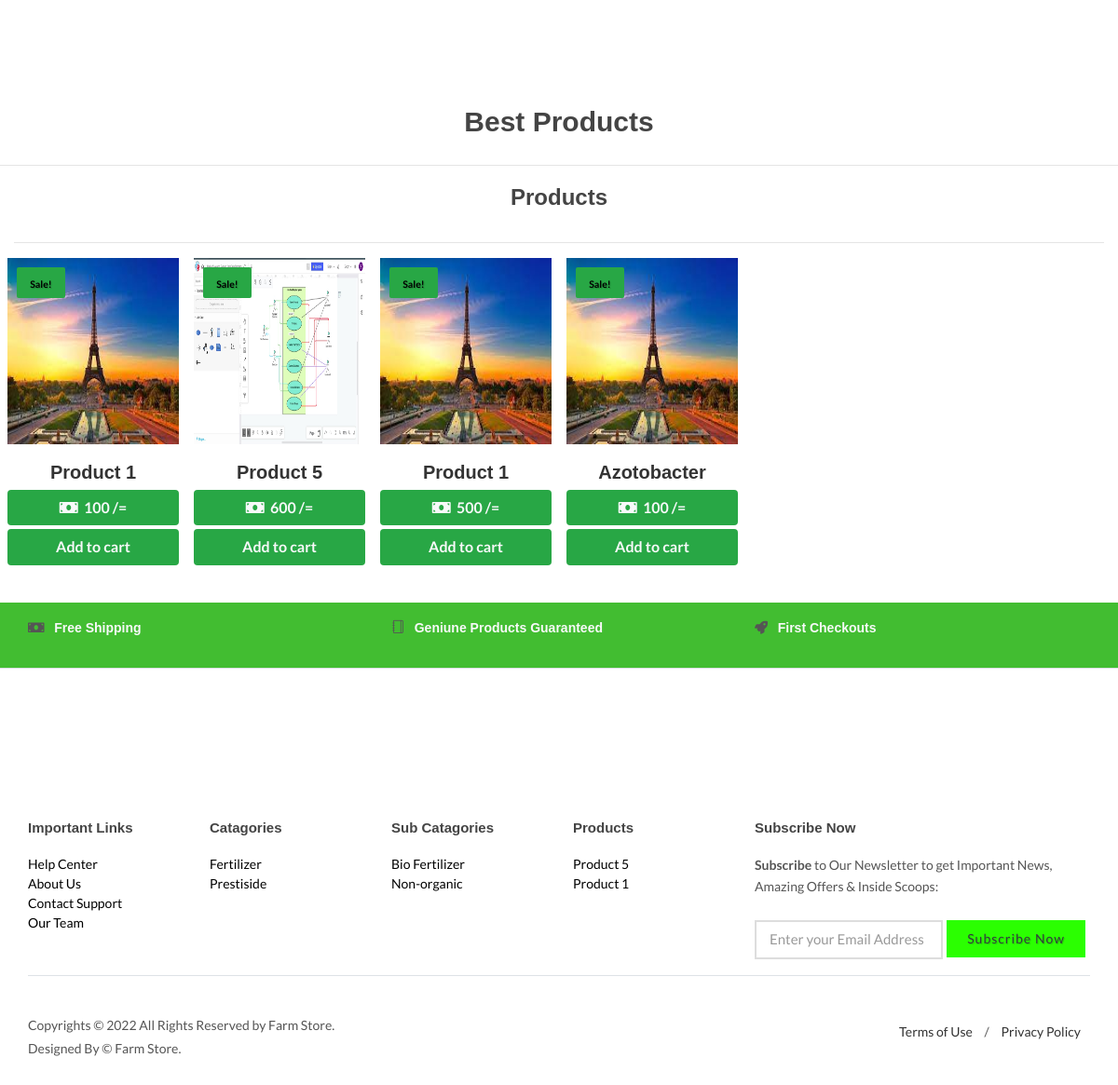
The page /search.php (lower part) on the database as committed earlier.
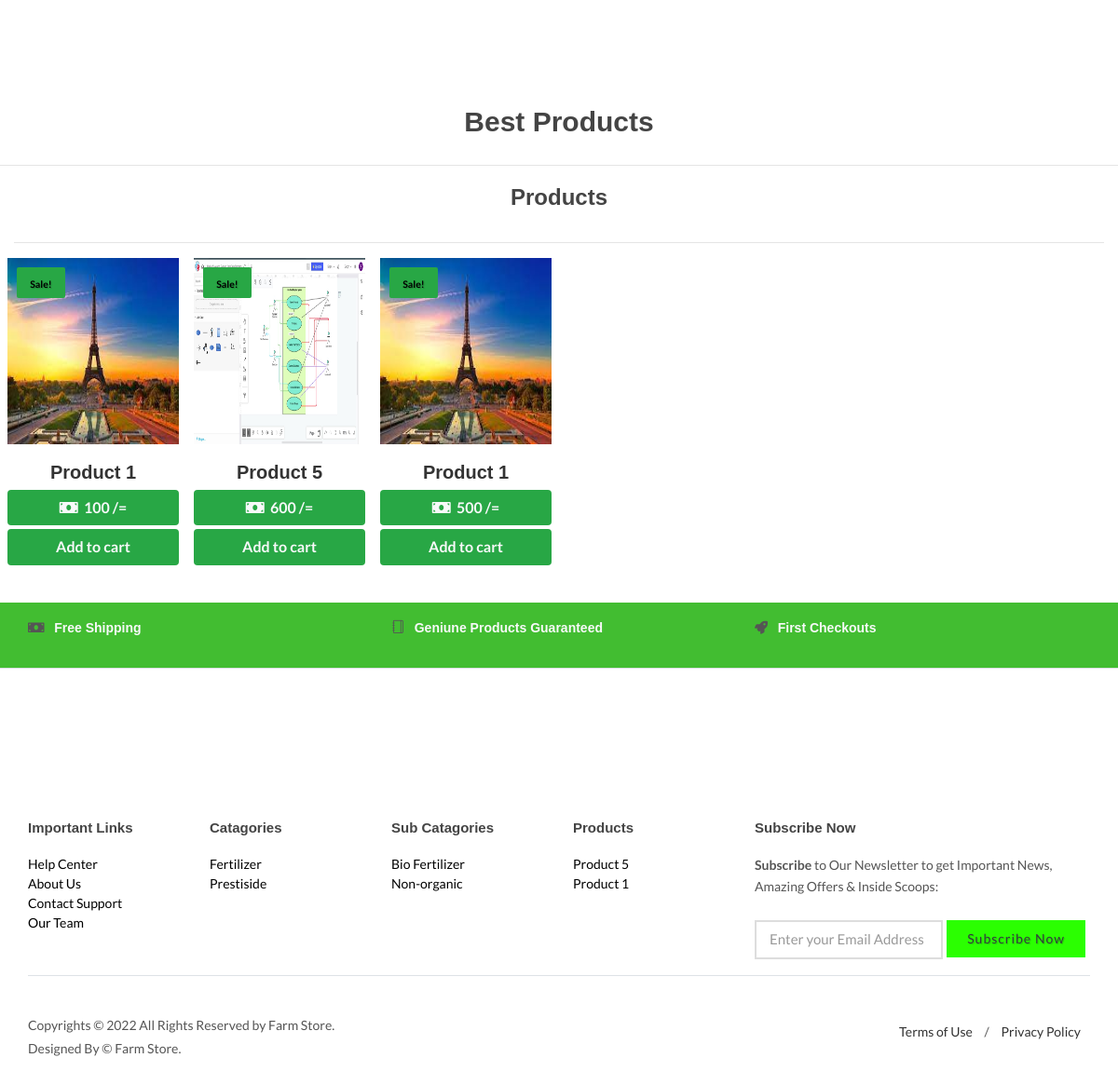
The same page on the database as committed later.
### tables this page shows
CREATE TABLE `product` (
  `id` int(11) NOT NULL,
  `pname` text NOT NULL,
  `sname` text NOT NULL,
  `cid` int(11) NOT NULL,
  `sid` int(11) NOT NULL,
  `psdesc` text NOT NULL,
  `pgms` text NOT NULL,
  `pprice` text NOT NULL,
  `status` int(11) NOT NULL,
  `stock` int(11) NOT NULL,
  `pimg` text NOT NULL,
  `prel` longtext DEFAULT NULL,
  `date` datetime NOT NULL,
  `discount` int(11) NOT NULL DEFAULT 0,
  `popular` int(11) NOT NULL,
  `area` varchar(255) NOT NULL DEFAULT 'Mohanogor'
);

CREATE TABLE `category` (
  `id` int(11) NOT NULL,
  `catname` text NOT NULL,
  `catimg` text NOT NULL
);

CREATE TABLE `subcategory` (
  `id` int(11) NOT NULL,
  `cat_id` int(11) NOT NULL,
  `name` text NOT NULL,
  `img` text NOT NULL
);

### search.php (the view, shortened to what the changed rows need)
<!DOCTYPE html>
<html dir="ltr" lang="en-US">
<head>
    <?php
    require_once('includes/cdn.php');
    ?>
</head>
<body class="stretched">
    <div id="wrapper" class="clearfix">
        <?php
        require_once('includes/navbar.php');
        ?>
        <section id="content">
            <div class="content-wrap">
                <div class="fancy-title title-dotted-border topmargin-sm mb-4 title-center">
                    <h2>Best Products</h2>
                </div>
                <div class="container-fluid clearfix">
                    <div class="row">
                        <div class="col-lg-12">
                            <div class="row grid-6">
                                <?php
                                $page = $_GET['page'];
                                if ($page == "" || $page == "1") {
                                    $page1 = 0;
                                } else {
                                    $page1 = ($page * 12) - 12;
                                }
                                $sql = "SELECT * FROM product WHERE pname LIKE '%{$_POST['search']}%' and status = '1' LIMIT $page1,12";
                                $result = mysqli_query($con, $sql);
                                while ($row = mysqli_fetch_array($result)) {
                                ?>
                                    <div class="col-lg-2 col-md-3 col-6 px-2">
                                        <div class="product iproduct clearfix">
                                            <div class="product-image">
                                                <a href="viewProduct.php?id=<?php echo $row["id"]; ?>&cid=<?php echo $row["cid"]; ?>"><img src="<?php echo $row['pimg']; ?>" alt="Image 1" style="width:200px;height:200px;"></a>
                                                <div class="sale-flash" style="background-color: #28a745;color:black;">
                                                    <?php
                                                    if ($row['discount'] > 0) {
                                                    ?>
                                                        <span class="lead"><span class="badge badge-success" style="color:#fff;"><?php echo $row['discount'] . ' % Off' ?></span></span>
                                                    <?php
                                                    } else {
                                                    ?>
                                                        <span><span class="badge">Sale!</span></span>
                                                    <?php
                                                    }
                                                    ?>
                                                </div>
                                            </div>
                                            <div class="product-desc">
                                                <div class="product-title mb-1">
                                                    <h3>
                                                        <center><a href="viewProduct.php?id=<?php echo $row["id"]; ?>"><?php echo $row['pname']; ?></a></center>
                                                    </h3>
                                                    <a href="Product?id=<?php echo $row["id"]; ?>&cid=<?php echo $row["cid"]; ?>" class="btn btn-block text-light mt-1" style="background-color: #28a745;">
                                                        <b>
                                                            <i class="fa fa-money" aria-hidden="true"></i></i>&nbsp;&nbsp;<?php echo $row["pprice"] . " " . "/="; ?>
                                                        </b>
                                                    </a>
                                                    <a href="viewProduct.php?id=<?php echo $row["id"]; ?>&cid=<?php echo $row["cid"]; ?>" class="btn btn-block text-light mt-1" style="background-color: #28a745;"><b>
                                                        <i class="icon-shopping-cart"></i>&nbsp;Add to cart&nbsp;<i class="icon-shopping-cart"></i></b>
                                                    </a>
                                                </div>
                                            </div>
                                        </div>
                                    </div>
                                <?php
                                }
                                ?>
                            </div>
                            <?php
                            echo "<br>";
                            ?>
                        </div>
                    </div>
                </div>
            </div>
        </section>
        <?php
        require_once('includes/footer.php');
        ?>
    </div>
</body>
</html>

### includes/footer.php (shortened to what the changed rows need)
<footer id="footer" class="nobg noborder">
   <div class="container clearfix">
      <div class="footer-widgets-wrap pb-3 border-bottom clearfix">
         <div class="row">
            <div class="col-lg-2 col-md-3 col-6">
               <div class="widget clearfix">
                  <ul class="list-unstyled iconlist ml-0">
                     <?php
                     $query = "SELECT * FROM category ORDER BY rand() LIMIT 5";
                     $data = mysqli_query($con, $query);
                     if (mysqli_num_rows($data) > 0) {
                        while ($row = mysqli_fetch_assoc($data)) {
                     ?>
                           <li><a href="Catagory?id=<?php echo $row["id"]; ?>"><?php echo $row['catname']; ?></a></li>
                     <?php
                        }
                     }
                     ?>
                  </ul>
               </div>
            </div>
            <div class="col-lg-2 col-md-3 col-6">
               <div class="widget clearfix">
                  <ul class="list-unstyled iconlist ml-0">
                     <?php
                     $query = "SELECT id as sid,name,cat_id as cid FROM subcategory ORDER BY rand() LIMIT 5";
                     $data = mysqli_query($con, $query);
                     if (mysqli_num_rows($data) > 0) {
                        while ($row = mysqli_fetch_assoc($data)) {
                     ?>
                           <li><a href="SubCatagory?sid=<?php echo $row["sid"]; ?>&cid=<?php echo $row["cid"]; ?>"><?php echo $row['name']; ?></a></li>
                     <?php
                        }
                     }
                     ?>
                  </ul>
               </div>
            </div>
            <div class="col-lg-2 col-md-3 col-6">
               <div class="widget clearfix">
                  <ul class="list-unstyled iconlist ml-0">
                     <?php
                     $query = "SELECT * FROM product WHERE popular='1' and status = '1' ORDER BY rand() LIMIT 5";
                     $data = mysqli_query($con, $query);
                     if (mysqli_num_rows($data) > 0) {
                        while ($row = mysqli_fetch_assoc($data)) {
                     ?>
                           <li><a href="Product?id=<?php echo $row["id"]; ?>&cid=<?php echo $row["cid"]; ?>"><?php echo $row['pname']; ?></a></li>
                     <?php
                        }
                     }
                     ?>
                  </ul>
               </div>
            </div>
         </div>
      </div>
   </div>
</footer>

Rows that differ between the two databases and show on the page:
removed product: pimg (picture), discount "Sale!", pname "Azotobacter", pprice "100", shown under "Products"
